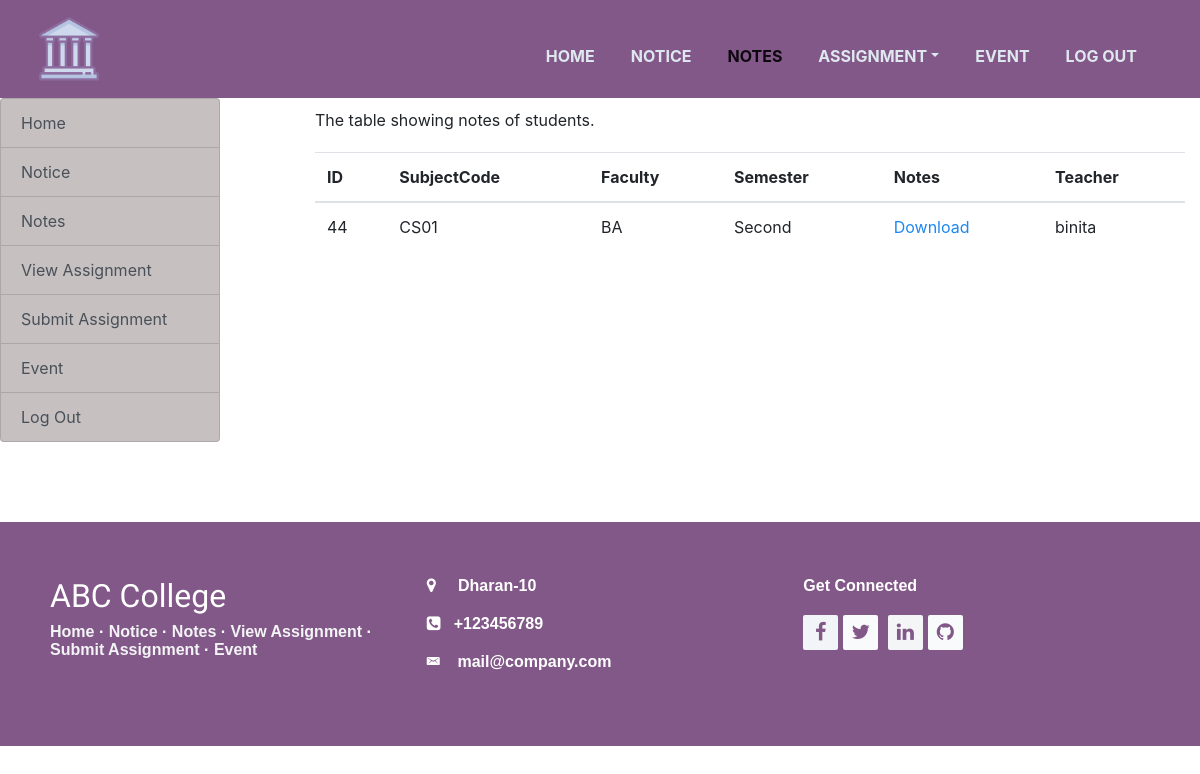
/student/notes.php, run on the app's committed database.
### tables this page shows
CREATE TABLE `notes` (
  `Id` bigint(20) NOT NULL,
  `SubjectCode` varchar(20) NOT NULL,
  `Faculty` varchar(20) NOT NULL,
  `Semester` varchar(20) NOT NULL,
  `Notes` blob NOT NULL,
  `Teacher` varchar(20) NOT NULL
);

### student/notes.php (the view, shortened to what this page needs)
<!DOCTYPE html>
<html>
<head>
    <link rel="stylesheet" href="assets/bootstrap/css/bootstrap.min.css">
    <link rel="stylesheet" href="assets/fonts/font-awesome.min.css">
    <link rel="stylesheet" href="assets/fonts/ionicons.min.css">
    <link rel="stylesheet" href="assets/css/Bold-BS4-Footer-Big-Logo.css">
    <link rel="stylesheet" href="assets/css/Carousel_Image_Slider-1.css">
    <link rel="stylesheet" href="assets/css/Carousel_Image_Slider.css">
    <link rel="stylesheet" href="assets/css/Carousel-Hero.css">
    <link rel="stylesheet" href="assets/css/dh-navbar-inverse-1.css">
    <link rel="stylesheet" href="assets/css/dh-navbar-inverse.css">
    <link rel="stylesheet" href="assets/css/DNFeature-Boxes.css">
    <link rel="stylesheet" href="assets/css/Footer-Clean.css">
    <link rel="stylesheet" href="assets/css/Pretty-Registration-Form.css">
    <link rel="stylesheet" href="assets/css/Pretty-Footer.css">
    <link rel="stylesheet" href="assets/css/MUSA_no-more-tables-1.css">
    <link rel="stylesheet" href="assets/css/MUSA_no-more-tables.css">
    <link rel="stylesheet" href="assets/css/Service-Box-Style-01.css">
    <link rel="stylesheet" href="assets/css/styles.css">
</head>
<body>
    <nav class="navbar navbar-light navbar-expand-md navigation-clean navbar-inverse navbar-fixed-top" style="background-color: #825889;">
        <div class="container"><a class="navbar-brand" href="#" style="padding:0px;margin-left:0px;height:78px;"> <img class="img-fluid" src="assets/img/logo.png" style="margin-left: -10px;margin-right: 0px;"></a>
            <div
                class="collapse navbar-collapse" id="navcol-1" style="background-color: #825889;padding-left: 20px;">
                <ul class="nav navbar-nav ml-auto" style="margin-top:13px;">
                    <li class="nav-item" role="presentation"><a class="nav-link " href="index.php" uk-scroll="offset:50">Home </a></li>
                    <li class="nav-item" role="presentation"><a class="nav-link" href="notice.php" uk-scroll="offset:100">Notice</a></li>
                    <li class="nav-item" role="presentation"><a class="nav-link active" href="notes.php" uk-scroll="offset:100">notes</a></li>
                    <li class="nav-item dropdown"><a class="dropdown-toggle nav-link" data-toggle="dropdown" aria-expanded="false" href="#">Assignment</a>
                    </li>
                    <li class="nav-item" role="presentation"><a class="nav-link" href="event.php">Event</a></li>
                    <li class="nav-item" role="presentation"><a class="nav-link" href="../index.php" uk-scroll="offset:50">Log Out</a></li>
                </ul>
        </div>
        </div>
    </nav>
          <div class="container-fluid">
        <div class="row">
            <div class="col-lg-3">
                <div class="row">
                    <div class="col-lg-10" style="margin-left: -15px;">
                        <div class="list-group"><a href="index.php" class="list-group-item list-group-item-action"  style="background-color: #c6c0c0;">Home</a>
                           <a href="notice.php" class="list-group-item list-group-item-action" style="background-color: #c6c0c0;">Notice</a>
                            <a href="notes.php" class="list-group-item list-group-item-action"  style="background-color: #c6c0c0;">Notes</a>
                            <a href="viewAssignment.php" class="list-group-item list-group-item-action" style="background-color: #c6c0c0;">View Assignment</a>
                            <a href="submitAssignment.php" class="list-group-item list-group-item-action"
                                  style="background-color: #c6c0c0;">Submit Assignment</a>
                                   <a href="event.php" class="list-group-item list-group-item-action"  style="background-color: #c6c0c0;">Event</a>
                                   <a href="../index.php"
                                    class="list-group-item list-group-item-action"  style="background-color: #c6c0c0;">Log Out</a></div>
                    </div>
                </div>
            </div>
         <div class="col-lg-9">
  <p style="margin-top:10px;">The table showing notes of students.</p>
  <table class="table table-hover ">
    <thead>
      <tr>
         <th scope="col">ID</th>
         <th scope="col">SubjectCode</th>
         <th scope="col">Faculty</th>
         <th scope="col">Semester</th>
         <th scope="col">Notes</th>
         <th scope="col">Teacher</th>
      </tr>
    </thead>
    <tbody>
   <?php
     include "../php/connect.php";
     $query = "SELECT * FROM notes";
     $result = mysqli_query($con,$query);
     if(mysqli_num_rows($result) >0){
         while($record=mysqli_fetch_assoc($result)){
             $id=$record['Id'];
             $subjectcode=$record['SubjectCode'];
             $faculty=$record['Faculty'];
             $semester=$record['Semester'];
             $note=$record['Notes'];
             $teacher=$record['Teacher'];
             echo "<tr scope='row'>";
             echo "<td>$id</td>";
              echo "<td>$subjectcode</td>";
              echo "<td>$faculty</td>";
              echo "<td>$semester</td>";
             echo "<td><a href='../upload/notesTech/$note'>Download</a></td>";
             echo "<td>$teacher</td>";
             echo "</tr>";
         }
     }
        ?>
    </tbody>
  </table>
    </div>
    </div>
    </div>
     <footer style="background-color: #825889;">
        <div class="row">
            <div class="col-sm-4 col-md-4 col-xl-4">
                <h2 style="font-family: Actor, sans-serif;">ABC College</h2>
                <p class="links">
                   <a href="home.php" style="color: rgb(243,244,245);">Home</a>
                   <strong> · </strong><a href="notice.php" style="color: rgb(243,244,245);">Notice</a>
                   <strong> · </strong><a href="notes.php" style="color: rgb(243,244,245);">Notes</a>
                   <strong> · </strong><a href="viewAssignment.php" style="color: rgb(243,244,245);">View Assignment</a>
                   <strong> · </strong><a href="submitAssignment.php" style="color: rgb(243,244,245);">Submit Assignment</a>
                   <strong> · </strong><a href="event.php" style="color: rgb(243,244,245);">Event</a>
                </p>
            </div>
            <div class="col-sm-4 col-md-4 col-xl-4">
                <div>
                <p><i class="fa fa-map-marker"></i>&nbsp; &nbsp; &nbsp;Dharan-10</p>
                <p><i class="fa fa-phone-square"></i>&nbsp; &nbsp;+123456789</p>
                <p><i class="icon ion-email"></i>&nbsp; &nbsp; mail@company.com</p>
                </div>
            </div>
            <div class="col-sm-4 col-md-4 col-xl-4">
                <div>
                    <p>Get Connected</p>
                </div>
                <div class="social-links social-icons"><a href="#" style="background-color: rgb(242,245,247);"><i class="fa fa-facebook" style="color: rgb(130,88,137);"></i></a><a href="#" style="background-color: rgb(249,250,251);"><i class="fa fa-twitter" style="color: #825889;"></i></a>
                    <a
                        href="#" style="background-color: rgb(244,245,247);"><i class="fa fa-linkedin" style="color: #825889;"></i></a><a href="#" style="background-color: rgb(249,250,251);"><i class="fa fa-github" style="color: #825889;"></i></a></div>
            </div>
        </div>
    </footer>
</body>
</html>

### student/assets/css/dh-navbar-inverse-1.css (style rules this page uses)
.navigation-clean { background: #fff; padding-top: 10px; padding-bottom: 10px; color: #333; border-radius: 0; box-shadow: none; border: none; margin-bottom: 0; }
.navigation-clean .navbar-brand { font-weight: bold; color: inherit; }
.navigation-clean .navbar-brand img { height: 100%; display: inline-block; margin-right: 10px; width: auto; margin-left: 5px; }
.navigation-clean .navbar-collapse, .navigation-clean .navbar-form { border-top-color: #ddd; }
.navigation-clean.navbar-inverse .navbar-collapse, .navigation-clean.navbar-inverse .navbar-form { border-top-color: #333; }
.navigation-clean.navbar .navbar-nav > li > a { padding-left: 18px; padding-right: 18px; }
.navigation-clean.navbar-inverse { background-color: #1f2021; color: #fff; }
.navigation-clean.navbar-inverse .navbar-nav > li > a { color: #dfe8ee; font-weight: bold; }
.navbar-inverse .navbar-brand, .navbar-inverse .navbar-nav > li > a { font-weight: bold; text-transform: uppercase; }
a { color: #6d8de1; }
a { background-color: transparent; -webkit-text-decoration-skip: objects; }
.uk-link, a { color: #1e87f0; text-decoration: none; cursor: pointer; }
audio, canvas, iframe, img, svg, video { vertical-align: middle; }
audio, canvas, img, video { max-width: 100%; height: auto; box-sizing: border-box; }
img { border-style: none; }
address, dl, fieldset, figure, ol, p, pre, ul { margin: 0 0 20px 0; }
ol, ul { padding-left: 30px; }
article, aside, details, figcaption, figure, footer, header, main, nav, section, summary { display: block; }
a, area, button, input, label, select, summary, textarea { touch-action: manipulation; }

### student/assets/css/dh-navbar-inverse.css (style rules this page uses)
.navigation-clean { background: #fff; padding-top: 10px; padding-bottom: 10px; color: #333; border-radius: 0; box-shadow: none; border: none; margin-bottom: 0; }
.navigation-clean .navbar-brand { font-weight: bold; color: inherit; }
.navigation-clean .navbar-brand img { height: 100%; display: inline-block; margin-right: 10px; width: auto; margin-left: 5px; }
.navigation-clean .navbar-collapse, .navigation-clean .navbar-form { border-top-color: #ddd; }
.navigation-clean.navbar-inverse .navbar-collapse, .navigation-clean.navbar-inverse .navbar-form { border-top-color: #333; }
.navigation-clean.navbar .navbar-nav > li > a { padding-left: 18px; padding-right: 18px; }
.navigation-clean.navbar-inverse { background-color: #1f2021; color: #fff; }
.navigation-clean.navbar-inverse .navbar-nav > li > a { color: #dfe8ee; font-weight: bold; }
.navbar-inverse .navbar-brand, .navbar-inverse .navbar-nav > li > a { font-weight: bold; text-transform: uppercase; }
a { color: #6d8de1; }
a { background-color: transparent; -webkit-text-decoration-skip: objects; }
.uk-link, a { color: #1e87f0; text-decoration: none; cursor: pointer; }
audio, canvas, iframe, img, svg, video { vertical-align: middle; }
audio, canvas, img, video { max-width: 100%; height: auto; box-sizing: border-box; }
img { border-style: none; }
address, dl, fieldset, figure, ol, p, pre, ul { margin: 0 0 20px 0; }
ol, ul { padding-left: 30px; }
article, aside, details, figcaption, figure, footer, header, main, nav, section, summary { display: block; }
a, area, button, input, label, select, summary, textarea { touch-action: manipulation; }

### student/assets/css/DNFeature-Boxes.css (style rules this page uses)
.h1, .h2, .h3, .h4, .h5, .h6, h1, h2, h3, h4, h5, h6 { font-family: "indie flower"; }

### student/assets/css/Pretty-Footer.css (style rules this page uses)
footer { background-color: #292c2f; box-shadow: 0 1px 1px 0 rgba(0, 0, 0, 0.12); box-sizing: border-box; width: 100%; text-align: left; font: bold 16px sans-serif; padding: 55px 50px; margin-top: 80px; bottom: 0; color: #fff; }
div.social-links { margin-top: 20px; color: #fff; }
.social-links a { display: inline-block; width: 35px; height: 35px; cursor: pointer; background-color: #33383b; border-radius: 2px; font-size: 20px; color: #ffffff; text-align: center; line-height: 35px; margin-right: 5px; margin-bottom: 5px; }

### data on the page
notes: Id "44", SubjectCode "CS01", Faculty "BA", Semester "Second", Teacher "binita"
